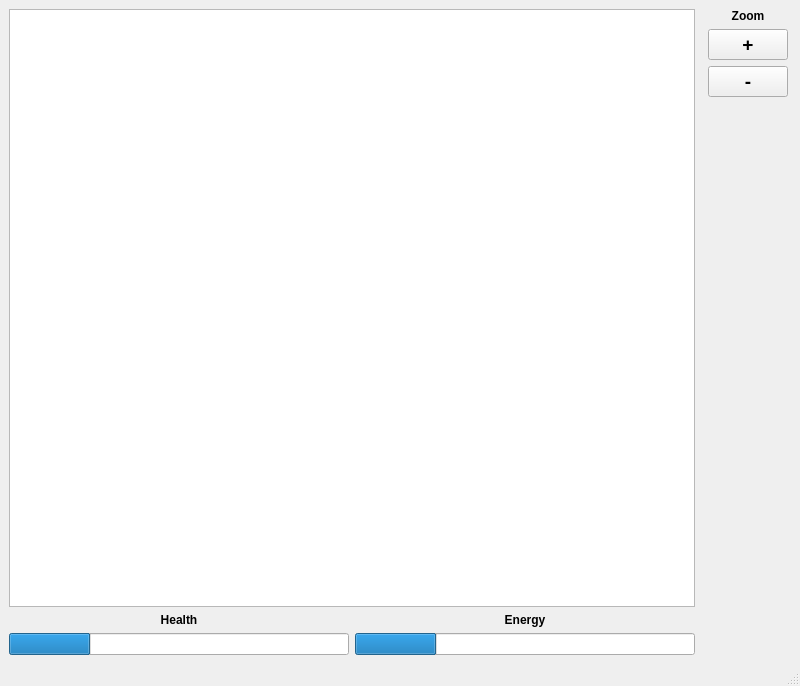
<?xml version="1.0" encoding="UTF-8"?>
<ui version="4.0">
 <class>MainWindow</class>
 <widget class="QMainWindow" name="MainWindow">
  <property name="geometry">
   <rect>
    <x>0</x>
    <y>0</y>
    <width>800</width>
    <height>686</height>
   </rect>
  </property>
  <property name="windowTitle">
   <string>MainWindow</string>
  </property>
  <widget class="QWidget" name="centralwidget">
   <property name="enabled">
    <bool>true</bool>
   </property>
   <property name="minimumSize">
    <size>
     <width>800</width>
     <height>640</height>
    </size>
   </property>
   <layout class="QHBoxLayout" name="horizontalLayout_2">
    <item>
     <layout class="QHBoxLayout" name="horizontalLayout_5">
      <item>
       <layout class="QVBoxLayout" name="verticalLayout_3">
        <item>
         <widget class="QGraphicsView" name="graphicsView">
          <property name="verticalScrollBarPolicy">
           <enum>Qt::ScrollBarPolicy::ScrollBarAlwaysOff</enum>
          </property>
          <property name="horizontalScrollBarPolicy">
           <enum>Qt::ScrollBarPolicy::ScrollBarAlwaysOff</enum>
          </property>
         </widget>
        </item>
        <item>
         <layout class="QHBoxLayout" name="horizontalLayout">
          <item>
           <widget class="QLabel" name="label_2">
            <property name="font">
             <font>
              <bold>true</bold>
             </font>
            </property>
            <property name="text">
             <string>Health</string>
            </property>
            <property name="alignment">
             <set>Qt::AlignmentFlag::AlignCenter</set>
            </property>
           </widget>
          </item>
          <item>
           <widget class="QLabel" name="label">
            <property name="font">
             <font>
              <bold>true</bold>
             </font>
            </property>
            <property name="text">
             <string>Energy</string>
            </property>
            <property name="textFormat">
             <enum>Qt::TextFormat::AutoText</enum>
            </property>
            <property name="scaledContents">
             <bool>false</bool>
            </property>
            <property name="alignment">
             <set>Qt::AlignmentFlag::AlignCenter</set>
            </property>
           </widget>
          </item>
         </layout>
        </item>
        <item>
         <layout class="QHBoxLayout" name="horizontalLayout_4">
          <item>
           <widget class="QProgressBar" name="healthBar">
            <property name="value">
             <number>24</number>
            </property>
            <property name="textVisible">
             <bool>false</bool>
            </property>
            <property name="format">
             <string>%p%</string>
            </property>
           </widget>
          </item>
          <item>
           <widget class="QProgressBar" name="energyBar">
            <property name="value">
             <number>24</number>
            </property>
            <property name="textVisible">
             <bool>false</bool>
            </property>
           </widget>
          </item>
         </layout>
        </item>
       </layout>
      </item>
      <item>
       <layout class="QVBoxLayout" name="verticalLayout">
        <property name="leftMargin">
         <number>7</number>
        </property>
        <property name="rightMargin">
         <number>3</number>
        </property>
        <item>
         <widget class="QLabel" name="label_3">
          <property name="font">
           <font>
            <bold>true</bold>
           </font>
          </property>
          <property name="text">
           <string>Zoom</string>
          </property>
          <property name="alignment">
           <set>Qt::AlignmentFlag::AlignCenter</set>
          </property>
         </widget>
        </item>
        <item>
         <widget class="QPushButton" name="zoomIn">
          <property name="font">
           <font>
            <pointsize>14</pointsize>
            <bold>true</bold>
           </font>
          </property>
          <property name="text">
           <string>+</string>
          </property>
         </widget>
        </item>
        <item>
         <widget class="QPushButton" name="zoomOut">
          <property name="font">
           <font>
            <pointsize>14</pointsize>
            <bold>true</bold>
           </font>
          </property>
          <property name="text">
           <string>-</string>
          </property>
         </widget>
        </item>
        <item>
         <spacer name="verticalSpacer">
          <property name="orientation">
           <enum>Qt::Orientation::Vertical</enum>
          </property>
          <property name="sizeHint" stdset="0">
           <size>
            <width>20</width>
            <height>40</height>
           </size>
          </property>
         </spacer>
        </item>
       </layout>
      </item>
     </layout>
    </item>
   </layout>
  </widget>
  <widget class="QStatusBar" name="statusBar"/>
  <widget class="QMenuBar" name="menuBar">
   <property name="geometry">
    <rect>
     <x>0</x>
     <y>0</y>
     <width>800</width>
     <height>23</height>
    </rect>
   </property>
  </widget>
 </widget>
 <resources/>
 <connections>
  <connection>
   <sender>zoomIn</sender>
   <signal>clicked()</signal>
   <receiver>MainWindow</receiver>
   <slot>zoomIn()</slot>
   <hints>
    <hint type="sourcelabel">
     <x>738</x>
     <y>50</y>
    </hint>
    <hint type="destinationlabel">
     <x>715</x>
     <y>160</y>
    </hint>
   </hints>
  </connection>
  <connection>
   <sender>zoomOut</sender>
   <signal>clicked()</signal>
   <receiver>MainWindow</receiver>
   <slot>zoomOut()</slot>
   <hints>
    <hint type="sourcelabel">
     <x>783</x>
     <y>91</y>
    </hint>
    <hint type="destinationlabel">
     <x>779</x>
     <y>172</y>
    </hint>
   </hints>
  </connection>
 </connections>
 <slots>
  <slot>zoomIn()</slot>
  <slot>zoomOut()</slot>
 </slots>
</ui>
